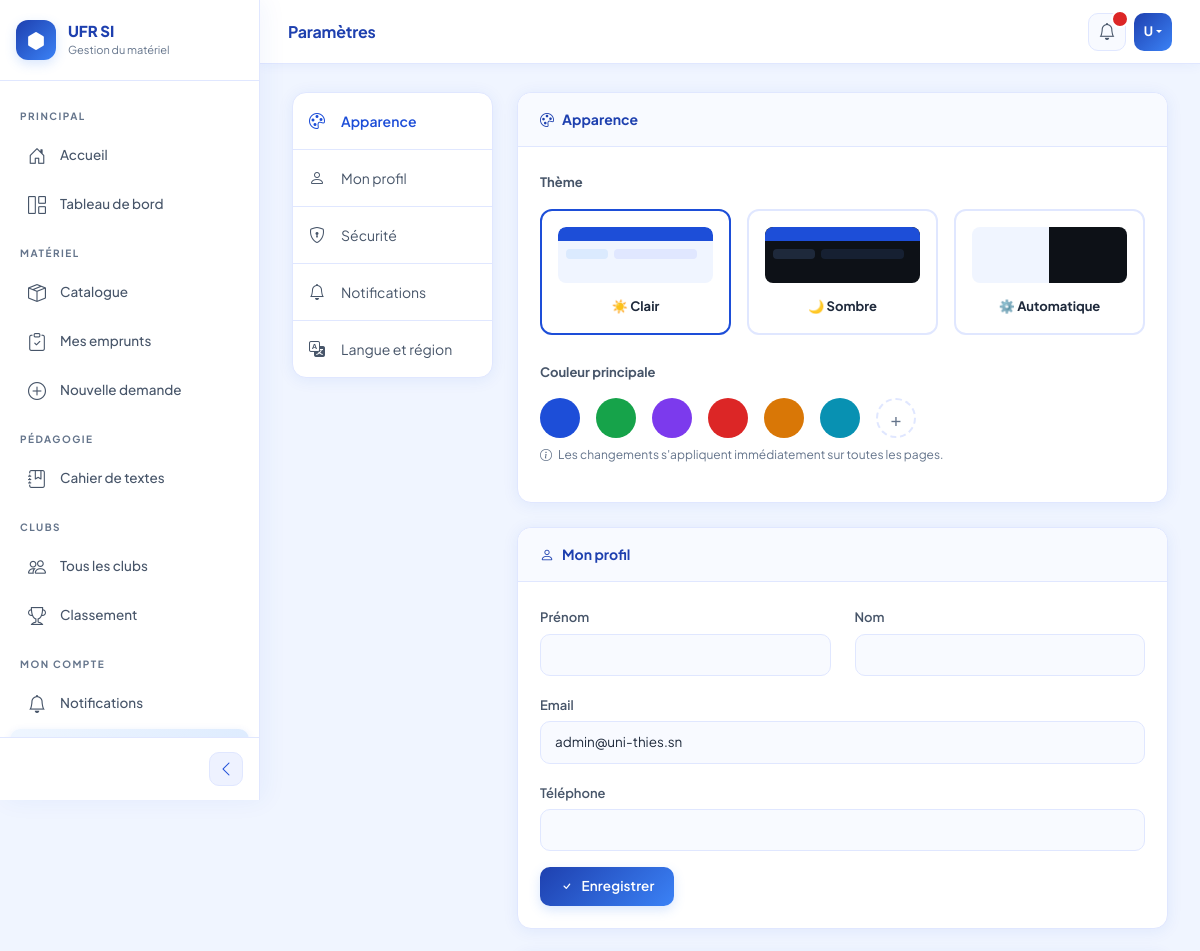
/parametres/ (signed in, upper part), run on an earlier commit of the app's database.
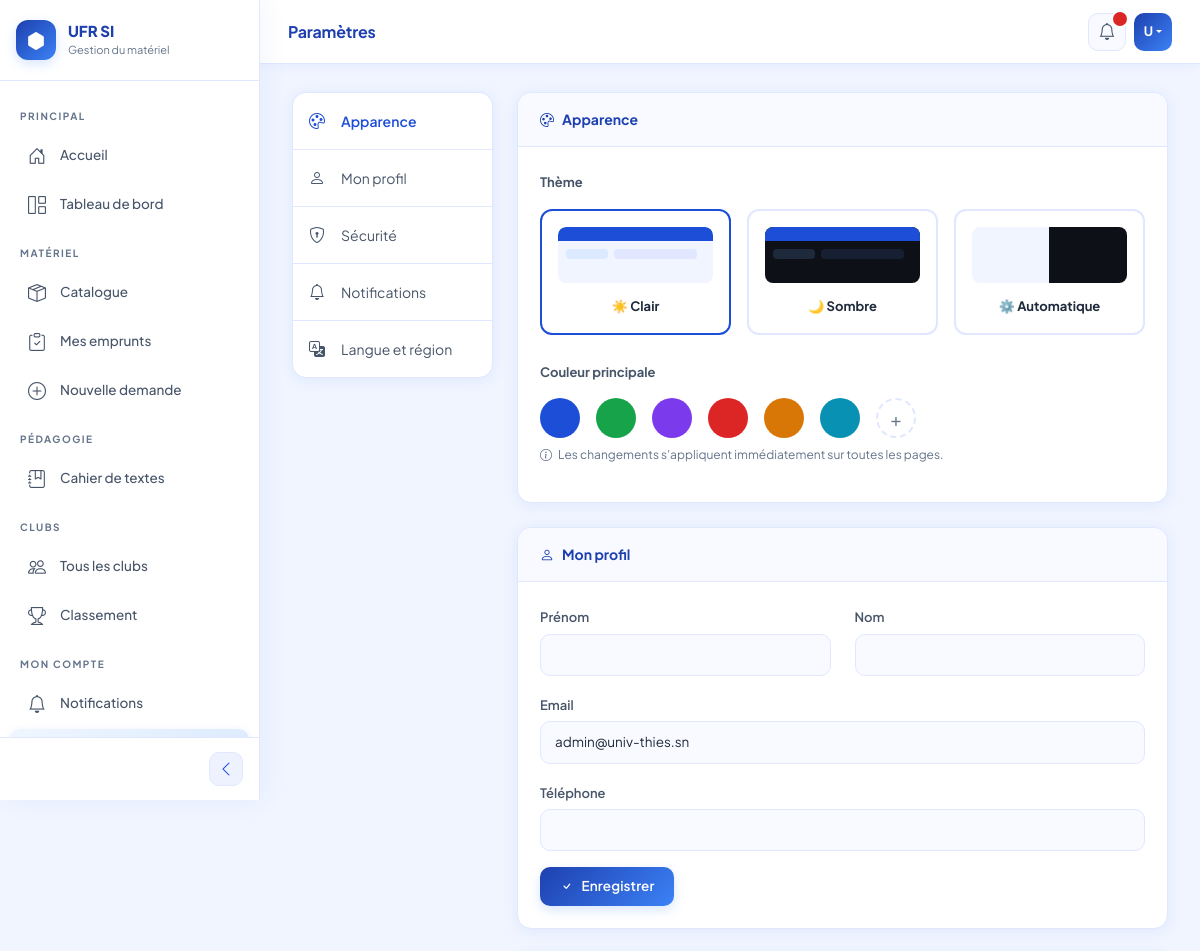
And on a later commit of the database.
### comptes/models.py (models this page shows, shortened)
class Utilisateur(AbstractUser):
    ROLES = [
        ('etudiant', 'Étudiant'),
        ('enseignant', 'Enseignant'),
        ('technicien', 'Technicien'),
        ('admin', 'Administrateur'),
    ]
    role = models.CharField(max_length=20, choices=ROLES, default='etudiant')
    telephone = models.CharField(max_length=20, blank=True)
    filiere = models.CharField(max_length=100, blank=True)
    niveau = models.CharField(max_length=20, blank=True)
    penalite = models.IntegerField(default=0)
    bloque = models.BooleanField(default=False)

### comptes/views.py (the view)
# urls.py: path('parametres/', views.parametres, name='parametres'),
@login_required
def parametres(request):
    return render(request, 'comptes/parametres.html')

### templates/comptes/parametres.html (shortened to what the changed rows need)
{% extends 'base.html' %}
{% block contenu %}
<div class="row g-4">
  <div class="col-md-9">
    <div class="card mb-4" id="profil">
      <div class="card-body">
        <form method="post" action="{% url 'modifier_profil' %}">
          <div class="mb-3">
            <label class="form-label">Email</label>
            <input type="email" name="email" class="form-control" value="{{ user.email }}">
          </div>
        </form>
      </div>
    </div>
  </div>
</div>
{% endblock %}

### templates/base.html (shortened to what this page needs)
<!DOCTYPE html>
<html lang="fr">
<head>
  {% load static %}
  <link href="https://cdn.jsdelivr.net/npm/bootstrap@5.3.0/dist/css/bootstrap.min.css" rel="stylesheet">
  <link href="https://cdn.jsdelivr.net/npm/bootstrap-icons@1.10.0/font/bootstrap-icons.css" rel="stylesheet">
  <link rel="stylesheet" href="{% static 'css/style.css' %}">
</head>
<body>
<div class="sidebar" id="sidebar">
  <div class="sidebar-brand">
    <div class="sidebar-brand-icon">
      <i class="bi bi-hexagon-fill"></i>
    </div>
    <div class="sidebar-brand-text">
      <h4>UFR SI</h4>
      <p>Gestion du matériel</p>
    </div>
  </div>
  <nav class="sidebar-nav">
    <div class="nav-section">Principal</div>
    <a href="{% url 'accueil' %}" class="sidebar-link" data-label="Accueil">
      <i class="bi bi-house-door"></i>
      <span class="nav-label">Accueil</span>
    </a>
    {% if user.is_authenticated %}
    <a href="{% url 'tableau_de_bord' %}" class="sidebar-link" data-label="Tableau de bord">
      <i class="bi bi-grid-1x2"></i>
      <span class="nav-label">Tableau de bord</span>
    </a>
    {% endif %}
    <div class="nav-section">Matériel</div>
    <a href="{% url 'liste_materiels' %}" class="sidebar-link" data-label="Catalogue">
      <i class="bi bi-box-seam"></i>
      <span class="nav-label">Catalogue</span>
    </a>
    {% if user.is_authenticated %}
    <a href="{% url 'liste_demandes' %}" class="sidebar-link" data-label="Mes emprunts">
      <i class="bi bi-clipboard-check"></i>
      <span class="nav-label">Mes emprunts</span>
    </a>
    <a href="{% url 'nouvelle_demande' %}" class="sidebar-link" data-label="Nouvelle demande">
      <i class="bi bi-plus-circle"></i>
      <span class="nav-label">Nouvelle demande</span>
    </a>
    {% endif %}
    <div class="nav-section">Pédagogie</div>
    <a href="{% url 'liste_cours' %}" class="sidebar-link" data-label="Cahier de textes">
      <i class="bi bi-journal-bookmark"></i>
      <span class="nav-label">Cahier de textes</span>
    </a>
    <div class="nav-section">Clubs</div>
    <a href="{% url 'liste_clubs' %}" class="sidebar-link" data-label="Clubs">
      <i class="bi bi-people"></i>
      <span class="nav-label">Tous les clubs</span>
    </a>
    <a href="{% url 'classement_clubs' %}" class="sidebar-link" data-label="Classement">
      <i class="bi bi-trophy"></i>
      <span class="nav-label">Classement</span>
    </a>
    {% if user.is_authenticated %}
    <div class="nav-section">Mon compte</div>
    <a href="{% url 'mes_notifications' %}" class="sidebar-link" data-label="Notifications">
      <i class="bi bi-bell"></i>
      <span class="nav-label">Notifications</span>
    </a>
    <a href="{% url 'parametres' %}" class="sidebar-link" data-label="Paramètres">
    </a>
    {% endif %}
  </nav>
  <div class="sidebar-toggle-btn">
    <button class="toggle-btn" id="toggleSidebarBtn" title="Réduire le menu">
      <i class="bi bi-chevron-left" id="toggleIcon"></i>
    </button>
  </div>
</div>
<div class="topbar" id="topbar">
  <div class="d-flex align-items-center gap-3">
    <span class="topbar-title">{% block page_titre %}UFR SI{% endblock %}</span>
  </div>
  <div class="topbar-right">
    {% if user.is_authenticated %}
    <a href="{% url 'mes_notifications' %}" class="topbar-btn position-relative" title="Notifications">
      <i class="bi bi-bell"></i>
      <span class="notif-badge" id="notif-badge" style="display:none;"></span>
    </a>
    <div class="dropdown">
      <button class="user-avatar dropdown-toggle" data-bs-toggle="dropdown" style="border:none;">
        {{ user.first_name|first|upper|default:"U" }}{{ user.last_name|first|upper|default:"" }}
      </button>
    </div>
    {% else %}
    <a href="{% url 'connexion' %}" class="btn btn-primary btn-sm">
      <i class="bi bi-box-arrow-in-right me-1"></i>Se connecter
    </a>
    {% endif %}
  </div>
</div>
<div class="main-content" id="mainContent">
  {% block contenu %}{% endblock %}
</div>
{% load static %}
</body>
</html>

What changed in the data, as far as the page shows it:
changed Utilisateur: email "admin@uni-thies.sn" → "admin@univ-thies.sn"
